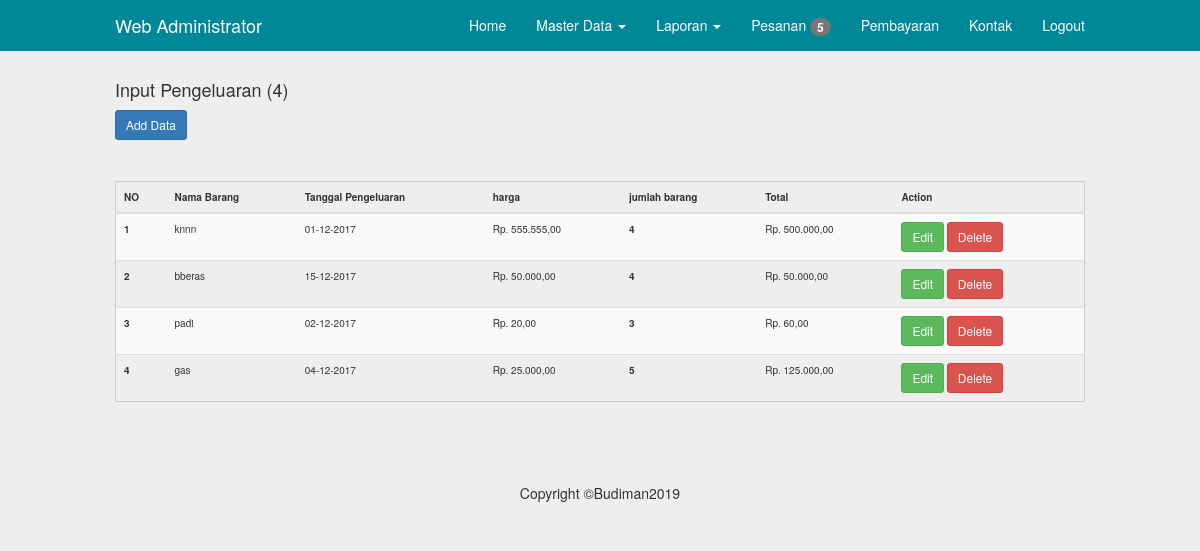
The page /admin/input_pengeluaran.php (signed in) on the database its author committed.
### tables this page shows
CREATE TABLE IF NOT EXISTS `laporan` (
`id_pengeluaran` int(11) NOT NULL,
  `nama_barang` varchar(100) NOT NULL,
  `Tanggal_pengeluaran` date NOT NULL,
  `harga` varchar(10) NOT NULL,
  `jumlah` int(11) NOT NULL,
  `total` int(11) NOT NULL
);

### inc/config.php (called while the page is built, shortened)
<?php
	$no = 1;
?>

### admin/input_pengeluaran.php (the view, shortened to what this page needs)
<?php
	include"../inc/config.php";
	include"inc/header.php";
?>
	<div class="container">
		<?php
			$q = mysql_query("select*from laporan");
			$j = mysql_num_rows($q);
		?>
		<h4>Input Pengeluaran (<?php echo ($j>0)?$j:0; ?>)</h4>
		<a class="btn btn-sm btn-primary" href="input_pengeluaran.php?act=create">Add Data</a>
		<hr>
		<table class="table table-striped table-hove">
			<thead>
				<tr>
					<th>NO</th>
					<th>Nama Barang</th>
					<th>Tanggal Pengeluaran</th>
					<th>harga</th>
					<th>jumlah barang</th>
					<th>Total</th>
					<th>Action</th>
				</tr>
			</thead>
			<tbody>
		<?php while($data=mysql_fetch_object($q)){
			$tgl=explode("-",$data->Tanggal_pengeluaran);
			$tgl1=$tgl['2'].'-'. $tgl['1'].'-'. $tgl['0'];
			?>
				<tr>
					<th scope="row"><?php echo $no++; ?></th>
					<td><?php echo $data->nama_barang  ?></td>
					<td><?php echo $tgl1 ?></td>
				  <td><?php echo "Rp. " .number_format($data->harga, 2, ",", "."); ?></td>
					<th><?php echo $data->jumlah ?></th>
					<td><?php echo "Rp. " .number_format($data->total, 2, ",", "."); ?></td>
					<td>
						<a class="btn btn-sm btn-success" href="input_pengeluaran.php?act=edit&&id=<?php echo $data->id_pengeluaran ?>">Edit</a>
						<a class="btn btn-sm btn-danger" href="input_pengeluaran.php?act=delete&&id=<?php echo $data->id_pengeluaran ?>">Delete</a>
					</td>
				</tr>
		<?php } ?>
			</tbody>
		</table>
    </div>
<?php include"inc/footer.php"; ?>

### assets/css/navbar-fixed-top.css (style rules this page uses)
body { padding-top: 70px; }

### assets/css/style.css (style rules this page uses)
@media (min-width: 768px) { .container { width: 750px; } }
@media (min-width: 992px) { .container { width: 970px; } }
@media (min-width: 1200px) { .container { width: 1000px; } }
.table { border:1px solid#CCC; }
table td, table th { padding:10px; font-size: 10px; }
* { transition: all 200ms ease-in-out; }
body { background-color: #EEE; }

### rows shown on the page
laporan: nama_barang "knnn", Tanggal_pengeluaran "01-12-2017", harga "555.555,00", jumlah "4", total "500.000,00"
laporan: nama_barang "bberas", Tanggal_pengeluaran "15-12-2017", harga "50.000,00", jumlah "4", total "50.000,00"
laporan: nama_barang "padi", Tanggal_pengeluaran "02-12-2017", harga "20,00", jumlah "3", total "60,00"
laporan: nama_barang "gas", Tanggal_pengeluaran "04-12-2017", harga "25.000,00", jumlah "5", total "125.000,00"

### other values the page prints
$totalUnRead "5"
$j "4"
